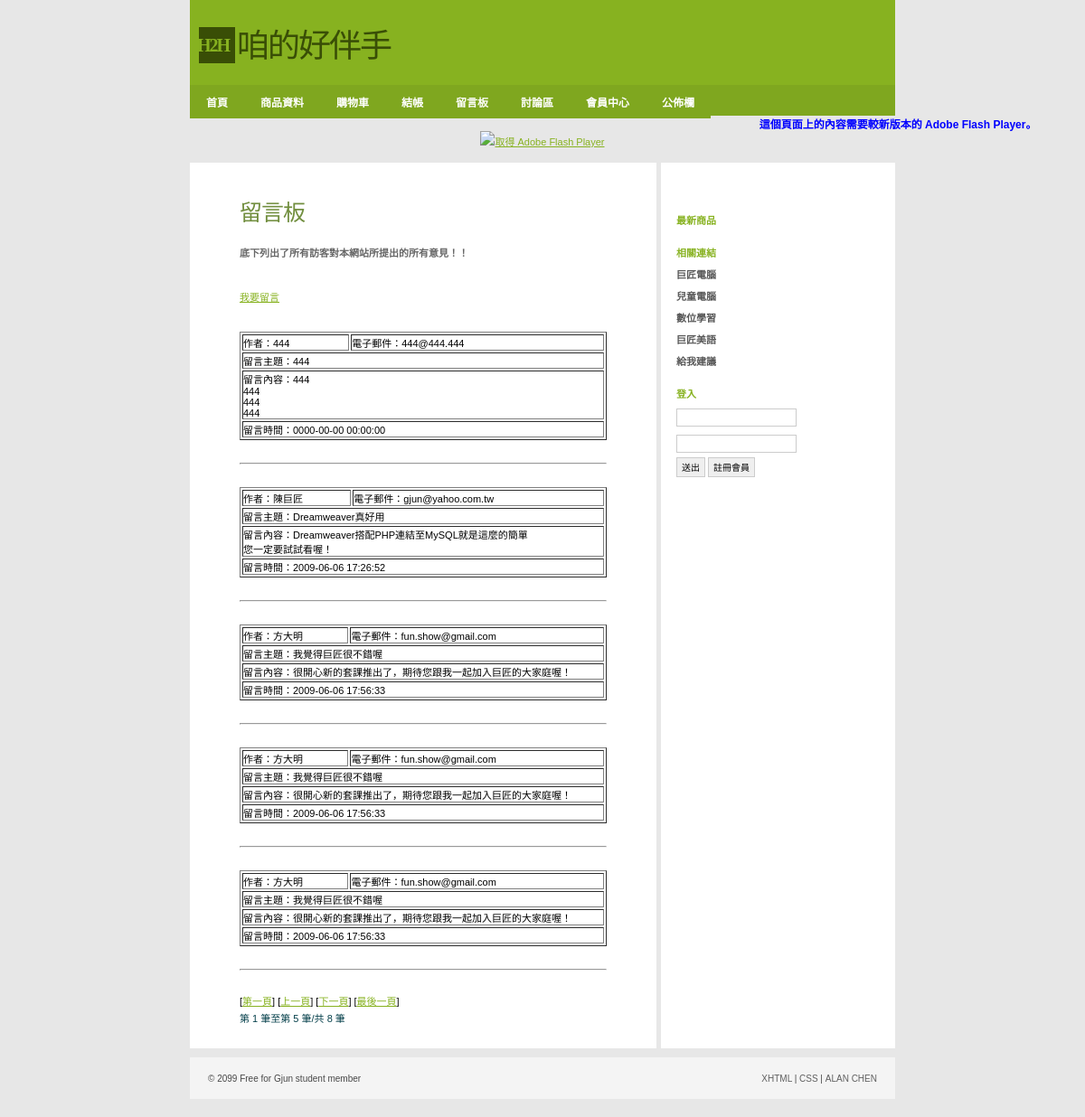
The app's page /php_incomplete/Shop/guestBook.php with its own data.
### tables this page shows
CREATE TABLE `guestbook` (
  `serial` int(11) NOT NULL,
  `name` varchar(100) NOT NULL,
  `email` varchar(100) DEFAULT NULL,
  `subject` varchar(255) NOT NULL,
  `memo` text NOT NULL,
  `date` datetime DEFAULT NULL
);

### php_incomplete/Shop/guestBook.php (the view, shortened to what this page needs)
<?php require_once('../Connections/shop.php'); ?>
<?php
$maxRows_Recordset1 = 5;
$pageNum_Recordset1 = 0;
$startRow_Recordset1 = $pageNum_Recordset1 * $maxRows_Recordset1;
$query_Recordset1 = "SELECT * FROM guestbook ORDER BY `date` ASC";
$query_limit_Recordset1 = sprintf("%s LIMIT %d, %d", $query_Recordset1, $startRow_Recordset1, $maxRows_Recordset1);
$Recordset1 = mysql_query($query_limit_Recordset1, $shop) or die(mysql_error());
$row_Recordset1 = mysql_fetch_assoc($Recordset1);
if (isset($_GET['totalRows_Recordset1'])) {
  $totalRows_Recordset1 = $_GET['totalRows_Recordset1'];
} else {
  $all_Recordset1 = mysql_query($query_Recordset1);
  $totalRows_Recordset1 = mysql_num_rows($all_Recordset1);
}
$totalPages_Recordset1 = ceil($totalRows_Recordset1/$maxRows_Recordset1)-1;
?>
<!DOCTYPE html PUBLIC "-//W3C//DTD XHTML 1.0 Strict//EN"
"http://www.w3.org/TR/xhtml1/DTD/xhtml1-strict.dtd">
<html xmlns="http://www.w3.org/1999/xhtml">
<head>
<link rel="stylesheet" href="../css/styles.css" media="all" type="text/css" />
</head>
<body>
  <div id="header">
      <div class="subContainer">
            <div id="logo">
            <div id="box">H2H</div>
            <p>咱的好伴手</p>
            </div>
    </div>
</div>
<div id="navigation">
	<ul id="sddm">
        <li><a href="index.php">首頁</a></li>
        <li><a href="product.php">商品資料</a></li>
        <li><a href="cart.php">購物車</a></li>
        <li><a href="checkOut.php">結帳</a></li>
        <li><a href="guestBook.php">留言板</a></li>
        <li><a href="titleView.php">討論區</a></li>
	    <li><a href="#"
        onmouseover="mopen('m1')"
        onmouseout="mclosetime()">會員中心</a>
    	</li>
	    <li><a href="#"
        onmouseover="mopen('m2')"
        onmouseout="mclosetime()">公佈欄</a>
    	</li>
		</ul>
</div>
<object id="FlashID" classid="clsid:D27CDB6E-AE6D-11cf-96B8-444553540000" width="780" height="120">
    <object type="application/x-shockwave-flash" data="../Scripts/pic.swf" width="780" height="120">
      <div>
        <h4>這個頁面上的內容需要較新版本的 Adobe Flash Player。</h4>
        <p><a href="http://www.adobe.com/go/getflashplayer"><img src="http://www.adobe.com/images/shared/download_buttons/get_flash_player.gif" alt="取得 Adobe Flash Player" width="112" height="33" /></a></p>
      </div>
    </object>
  </object>
<div id="container">
  <div id="primaryContent">
    <h2>留言板</h2>
    <h3>底下列出了所有訪客對本網站所提出的所有意見！！</h3>
    <p>&nbsp;</p>
    <p><a href="guestForm.php">我要留言</a></p>
    <p>&nbsp;</p>
    <?php do { ?>
      <table border='1' width="100%">
        <tr>
          <td>作者：<?php echo $row_Recordset1['name']; ?></td>
          <td>電子郵件：<?php echo $row_Recordset1['email']; ?></td>
          </tr>
        <tr>
          <td colspan="2">留言主題：<?php echo $row_Recordset1['subject']; ?></td>
          </tr>
        <tr>
          <td colspan="2">留言內容：<?php echo nl2br($row_Recordset1['memo']); ?></td>
          </tr>
        <tr>
          <td colspan="2">留言時間：<?php echo $row_Recordset1['date']; ?></td>
        </tr>
      </table>
        <p>&nbsp;</p>
        <hr>
        <p>&nbsp;</p>
      <?php } while ($row_Recordset1 = mysql_fetch_assoc($Recordset1)); ?>
        [<a href="<?php printf("%s?pageNum_Recordset1=%d%s", $currentPage, 0, $queryString_Recordset1); ?>">第一頁</a>]
        [<a href="<?php printf("%s?pageNum_Recordset1=%d%s", $currentPage, max(0, $pageNum_Recordset1 - 1), $queryString_Recordset1); ?>">上一頁</a>]
        [<a href="<?php printf("%s?pageNum_Recordset1=%d%s", $currentPage, min($totalPages_Recordset1, $pageNum_Recordset1 + 1), $queryString_Recordset1); ?>">下一頁</a>]
        [<a href="<?php printf("%s?pageNum_Recordset1=%d%s", $currentPage, $totalPages_Recordset1, $queryString_Recordset1); ?>">最後一頁</a>]
        <p>第 <?php echo ($startRow_Recordset1 + 1) ?> 筆至第 <?php echo min($startRow_Recordset1 + $maxRows_Recordset1, $totalRows_Recordset1) ?> 筆/共 <?php echo $totalRows_Recordset1 ?>  筆</p>
  </div>
  <div id="secondaryContent">
    <p>&nbsp;</p>
    <h3>最新商品</h3>
    <h3>相關連結</h3>
    <ul class="links">
      <li><a href="http://www.pcschool.com.tw/">巨匠電腦</a></li>
      <li><a href="http://kid.pcschool.com.tw/">兒童電腦</a></li>
      <li><a href="http://www.soeasyedu.com.tw/">數位學習</a></li>
      <li><a href="http://www.soeasyedu.com.tw/">巨匠美語</a></li>
      <li><a href="http://www.off.com.tw/weiblog">給我建議</a>
    </ul>
    <?php if(!isset($_SESSION['MM_Username'])){?>
    <h3>登入</h3>
    <form action="loginCheck.php" method="post">
      <p>
        <input value="" name="user" />
      </p>
      <p>
        <input name="password" type="password" value="" />
      </p>
        <button type="submit">送出</button>
        <button type="button" onclick="location.href='registerUser.php'">註冊會員</button>
    </form>
<?php }?>
  </div>
        <br class="clear" />
</div>
    <div id="footer">
        <ul>
            <li id="copyright">&copy; 2099 Free for Gjun student member</li>
            <li id="links">
                <ul>
                    <li><a href="#">XHTML</a> |</li>
                    <li><a href="#">CSS</a> |</li>
                    <li><a href="http://gjun.tw">ALAN CHEN</a></li>
                </ul>
            </li>
        </ul>
    </div>
</body>
</html>

### php_incomplete/css/styles.css (style rules this page uses)
* { margin:0; padding:0; font-family:Verdana, Arial, Helvetica, sans-serif; }
body, html { margin:0; padding:0; background:#e7e7e7; text-align:center; margin-bottom:10px; }
h2 { font-family:'Georgia'; font-size:25px; letter-spacing:-1px; margin-top:15px; margin-bottom:20px; font-weight:normal; color:#718e3e; }
h3 { font-size:11px; font-weight:bold; color:#666; margin:5px 0; }
h4 { font-size:12px; color:#00F; }
p { color:#043f4a; font-size:11px; line-height:25px; }
a { color:#87B220; text-decoration:underline; }
#container { width:780px; margin:10px auto; padding:0; background:#fff; text-align:left; }
#logo { margin:0; padding:0px; }
#logo #box { float:left; clear:none; height:40px; width:40px; margin:0 0 0 10px; padding:0px; background:#394E06; color:#87B220; font-family:Georgia, "Times New Roman", Times, serif; font-weight:bold; font-size:20px; line-height:40px; letter-spacing:-2px; text-indent:-2px; }
#logo p { float:left; clear:none; height:40px; width:260px; margin:0; padding:0; color:#394E06; font-family:Georgia, "Times New Roman", Times, serif; font-weight:normal; font-size:36px; text-indent:2px; line-height:43px; letter-spacing:-2px; font-style: normal; }
.subContainer, #navigation ul { width:780px; margin:0 auto; }
#header { text-align:left; margin:0 auto; padding:30px 0 0 0px; height:64px; background:#87b220; width: 780px; }
#navigation { margin:0 auto; padding:0; background:#7fa71f; height:34px; width: 780px; list-style:none; }
#navigation li { float:left; clear:none; list-style:none; }
#navigation li a { color:#fff; display:block; font-size:12px; text-decoration:none; font-weight:bold; padding:10px 18px; }
input { background-color: #FFF; color: #999999; border: 1px solid #CCC; font-size: 11px; padding: 3px; width:125px; }
button { background-color:#EFEFEF; line-height:13px; color: #000; border: 1px solid #CCC; font-size: 10px; height:22px; margin: 0; padding: 0 5px; }
form p { padding:2px 0; }
img { border:0; }
#primaryContent { width:406px; padding:20px 55px; border-right:5px solid #e7e7e7; font-size:11px; float:left; clear:none; }
#secondaryContent { width:228px; padding:10px 14px; font-size:11px; float:right; clear:none; }
#secondaryContent h3 { color:#87b220; margin-top:20px; }
#secondaryContent ul { list-style:none; }
#secondaryContent li { list-style:none; padding-left:20px; margin:8px 0; background:url('../images/tiny_bullet.png') left bottom no-repeat; }
#secondaryContent li a { color:#575757; font-weight:bold; text-decoration:none; }
#secondaryContent .links li { padding-left:0px; margin:8px 0; background:none; }
#footer { margin:0 auto; margin-bottom:10px; height:10px; padding:18px 20px; clear:both; width:740px; text-align:left; font-size:10px; color:#484848; background:#f4f4f4; }
#footer ul { list-style:none; }
#footer li { list-style:none; display:inline; }
#footer #copyright { float:left; clear:none; }
#footer #links { float:right; clear:none; }
#footer a { color:#606060; text-decoration:none; }
#sddm { margin:0 auto; padding:0; background:#7fa71f; height:34px; width: 780px; list-style:none; }
#sddm li { float:left; clear:none; list-style:none; }
#sddm li a { color:#fff; background:#7fa71f; display:block; font-size:12px; text-decoration:none; font-weight:bold; padding:10px 18px; }
#sddm a { background:url('../images/nav_bg.gif'); }

### records on screen
guestbook: name "444", email "444@444.444", subject "444", memo "444 444 444 444", date "0000-00-00 00:00:00"
guestbook: name "陳巨匠", email "gjun@yahoo.com.tw", subject "Dreamweaver真好用", memo "Dreamweaver搭配PHP連結至MySQL就是這麼的簡單 您一定要試試看喔！", date "2009-06-06 17:26:52"
guestbook: name "方大明", email "fun.show@gmail.com", subject "我覺得巨匠很不錯喔", memo "很開心新的套課推出了，期待您跟我一起加入巨匠的大家庭喔！", date "2009-06-06 17:56:33"
guestbook: name "方大明", email "fun.show@gmail.com", subject "我覺得巨匠很不錯喔", memo "很開心新的套課推出了，期待您跟我一起加入巨匠的大家庭喔！", date "2009-06-06 17:56:33"
guestbook: name "方大明", email "fun.show@gmail.com", subject "我覺得巨匠很不錯喔", memo "很開心新的套課推出了，期待您跟我一起加入巨匠的大家庭喔！", date "2009-06-06 17:56:33"

### other values on screen
$startRow_Recordset1 + 1 "1"
min($startRow_Recordset1 + $maxRows_Recordset1, $totalRows_Recordset1) "5"
$totalRows_Recordset1 "8"
